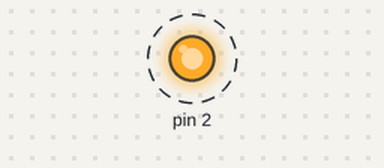
Recording of a sketch running on a simulated Arduino Uno, built with avr-gcc and run on an emulated ATmega328P. Parts: output pins drawn as LEDs (lit = HIGH). Dashed ring = blinking.

Above: at 0.1 s.
Timing chart, 0 to 3.0 s (numbered marks = the images above):
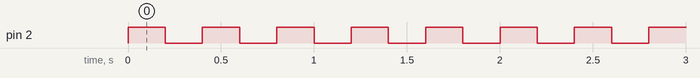

The sketch:

Ex01_Blink.ino
```cpp
void setup()
{
  //Set up pin to use
  pinMode(2,OUTPUT);
}

void loop()
{
  //Turn LED on
  digitalWrite(2,HIGH);
  delay(200);

  //Turn LED off
  digitalWrite(2,LOW);
  delay(200);
}
```

Measured:
- by itself, pin 2: alternates HIGH for 0.20 s and LOW for 0.20 s
